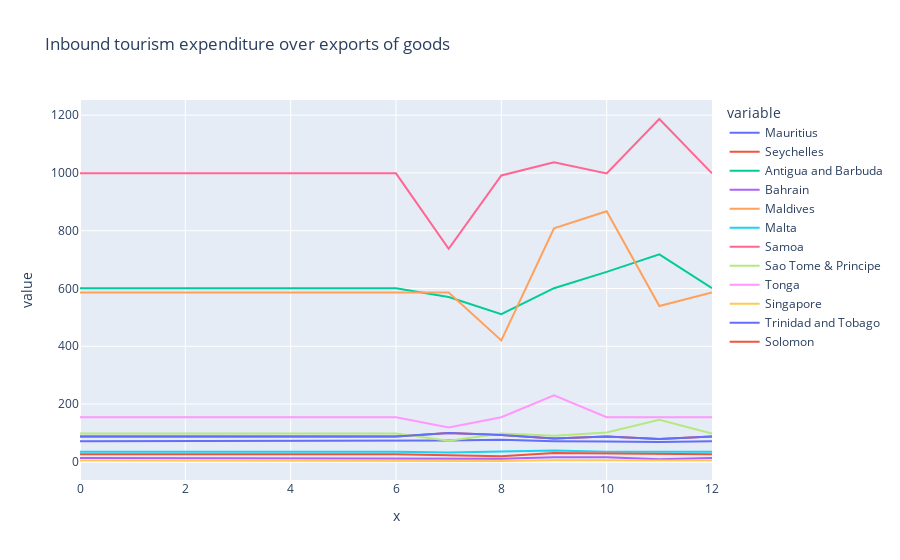

Notebook source saved alongside this figure:
### Code cell
fig = px.line(x=list(range(13)), y=lst, title="Inbound tourism expenditure over exports of goods")
for idx, name in enumerate(labs):
    fig.data[idx].name = name
    fig.data[idx].hovertemplate = name
fig.show()

### Figure 1 — Plotly figure (JSON) as saved in the notebook; plotly's stock layout.template omitted (floating-point values rounded to 4 significant figures)
{"data": [{"hovertemplate": "Mauritius", "legendgroup": "wide_variable_0", "line": {"color": "#636efa", "dash": "solid"}, "marker": {"symbol": "circle"}, "mode": "lines", "name": "Mauritius", "orientation": "v", "showlegend": true, "type": "scatter", "x": [0, 1, 2, 3, 4, 5, 6, 7, 8, 9, 10, 11, 12], "xaxis": "x", "y": [71.7, 71.7, 71.7, 71.7, 71.7, 71.7, 71.7, 74.3, 76.5, 71.7, 70.1, 68.5, 71.7], "yaxis": "y"}, {"hovertemplate": "Seychelles", "legendgroup": "wide_variable_1", "line": {"color": "#EF553B", "dash": "solid"}, "marker": {"symbol": "circle"}, "mode": "lines", "name": "Seychelles", "orientation": "v", "showlegend": true, "type": "scatter", "x": [0, 1, 2, 3, 4, 5, 6, 7, 8, 9, 10, 11, 12], "xaxis": "x", "y": [87.9, 87.9, 87.9, 87.9, 87.9, 87.9, 87.9, 99.6, 93.2, 80.8, 87.9, 79.1, 87.9], "yaxis": "y"}, {"hovertemplate": "Antigua and Barbuda", "legendgroup": "wide_variable_2", "line": {"color": "#00cc96", "dash": "solid"}, "marker": {"symbol": "circle"}, "mode": "lines", "name": "Antigua and Barbuda", "orientation": "v", "showlegend": true, "type": "scatter", "x": [0, 1, 2, 3, 4, 5, 6, 7, 8, 9, 10, 11, 12], "xaxis": "x", "y": [601.1, 601.1, 601.1, 601.1, 601.1, 601.1, 601.1, 570.2, 510.8, 601.1, 657.4, 718.1, 601.1], "yaxis": "y"}, {"hovertemplate": "Bahrain", "legendgroup": "wide_variable_3", "line": {"color": "#ab63fa", "dash": "solid"}, "marker": {"symbol": "circle"}, "mode": "lines", "name": "Bahrain", "orientation": "v", "showlegend": true, "type": "scatter", "x": [0, 1, 2, 3, 4, 5, 6, 7, 8, 9, 10, 11, 12], "xaxis": "x", "y": [13.6, 13.6, 13.6, 13.6, 13.6, 13.6, 13.6, 13.6, 11.1, 15.8, 15.8, 9, 13.6], "yaxis": "y"}, {"hovertemplate": "Maldives", "legendgroup": "wide_variable_4", "line": {"color": "#FFA15A", "dash": "solid"}, "marker": {"symbol": "circle"}, "mode": "lines", "name": "Maldives", "orientation": "v", "showlegend": true, "type": "scatter", "x": [0, 1, 2, 3, 4, 5, 6, 7, 8, 9, 10, 11, 12], "xaxis": "x", "y": [586.4, 586.4, 586.4, 586.4, 586.4, 586.4, 586.4, 586.4, 420.1, 808.1, 867.3, 539.3, 586.4], "yaxis": "y"}, {"hovertemplate": "Malta", "legendgroup": "wide_variable_5", "line": {"color": "#19d3f3", "dash": "solid"}, "marker": {"symbol": "circle"}, "mode": "lines", "name": "Malta", "orientation": "v", "showlegend": true, "type": "scatter", "x": [0, 1, 2, 3, 4, 5, 6, 7, 8, 9, 10, 11, 12], "xaxis": "x", "y": [35.4, 35.4, 35.4, 35.4, 35.4, 35.4, 35.4, 32.4, 36.5, 39.1, 35.4, 34.9, 35.4], "yaxis": "y"}, {"hovertemplate": "Samoa", "legendgroup": "wide_variable_6", "line": {"color": "#FF6692", "dash": "solid"}, "marker": {"symbol": "circle"}, "mode": "lines", "name": "Samoa", "orientation": "v", "showlegend": true, "type": "scatter", "x": [0, 1, 2, 3, 4, 5, 6, 7, 8, 9, 10, 11, 12], "xaxis": "x", "y": [998.4, 998.4, 998.4, 998.4, 998.4, 998.4, 998.4, 737.2, 991.1, 1037.0, 998.4, 1186.0, 998.4], "yaxis": "y"}, {"hovertemplate": "Sao Tome & Principe", "legendgroup": "wide_variable_7", "line": {"color": "#B6E880", "dash": "solid"}, "marker": {"symbol": "circle"}, "mode": "lines", "name": "Sao Tome & Principe", "orientation": "v", "showlegend": true, "type": "scatter", "x": [0, 1, 2, 3, 4, 5, 6, 7, 8, 9, 10, 11, 12], "xaxis": "x", "y": [98.3, 98.3, 98.3, 98.3, 98.3, 98.3, 98.3, 73.4, 98.3, 90.1, 101.6, 145.3, 98.3], "yaxis": "y"}, {"hovertemplate": "Tonga", "legendgroup": "wide_variable_8", "line": {"color": "#FF97FF", "dash": "solid"}, "marker": {"symbol": "circle"}, "mode": "lines", "name": "Tonga", "orientation": "v", "showlegend": true, "type": "scatter", "x": [0, 1, 2, 3, 4, 5, 6, 7, 8, 9, 10, 11, 12], "xaxis": "x", "y": [154.5, 154.5, 154.5, 154.5, 154.5, 154.5, 154.5, 119.3, 154.5, 230.6, 154.5, 154.5, 154.5], "yaxis": "y"}, {"hovertemplate": "Singapore", "legendgroup": "wide_variable_9", "line": {"color": "#FECB52", "dash": "solid"}, "marker": {"symbol": "circle"}, "mode": "lines", "name": "Singapore", "orientation": "v", "showlegend": true, "type": "scatter", "x": [0, 1, 2, 3, 4, 5, 6, 7, 8, 9, 10, 11, 12], "xaxis": "x", "y": [5.15, 5.15, 5.15, 5.15, 5.15, 5.15, 5.15, 4.7, 3, 6, 5.6, 5.15, 5.15], "yaxis": "y"}, {"hovertemplate": "Trinidad and Tobago", "legendgroup": "wide_variable_10", "line": {"color": "#636efa", "dash": "solid"}, "marker": {"symbol": "circle"}, "mode": "lines", "name": "Trinidad and Tobago", "orientation": "v", "showlegend": true, "type": "scatter", "x": [0, 1, 2, 3, 4, 5, 6, 7, 8, 9, 10, 11, 12], "xaxis": "x", "y": [87.9, 87.9, 87.9, 87.9, 87.9, 87.9, 87.9, 99.6, 93.2, 80.8, 87.9, 79.1, 87.9], "yaxis": "y"}, {"hovertemplate": "Solomon", "legendgroup": "wide_variable_11", "line": {"color": "#EF553B", "dash": "solid"}, "marker": {"symbol": "circle"}, "mode": "lines", "name": "Solomon", "orientation": "v", "showlegend": true, "type": "scatter", "x": [0, 1, 2, 3, 4, 5, 6, 7, 8, 9, 10, 11, 12], "xaxis": "x", "y": [25.95, 25.95, 25.95, 25.95, 25.95, 25.95, 25.95, 23, 19.3, 30.3, 28.9, 25.95, 25.95], "yaxis": "y"}], "layout": {"legend": {"title": {"text": "variable"}, "tracegroupgap": 0}, "title": {"text": "Inbound tourism expenditure over exports of goods"}, "xaxis": {"anchor": "y", "domain": [0, 1], "title": {"text": "x"}}, "yaxis": {"anchor": "x", "domain": [0, 1], "title": {"text": "value"}}}}
